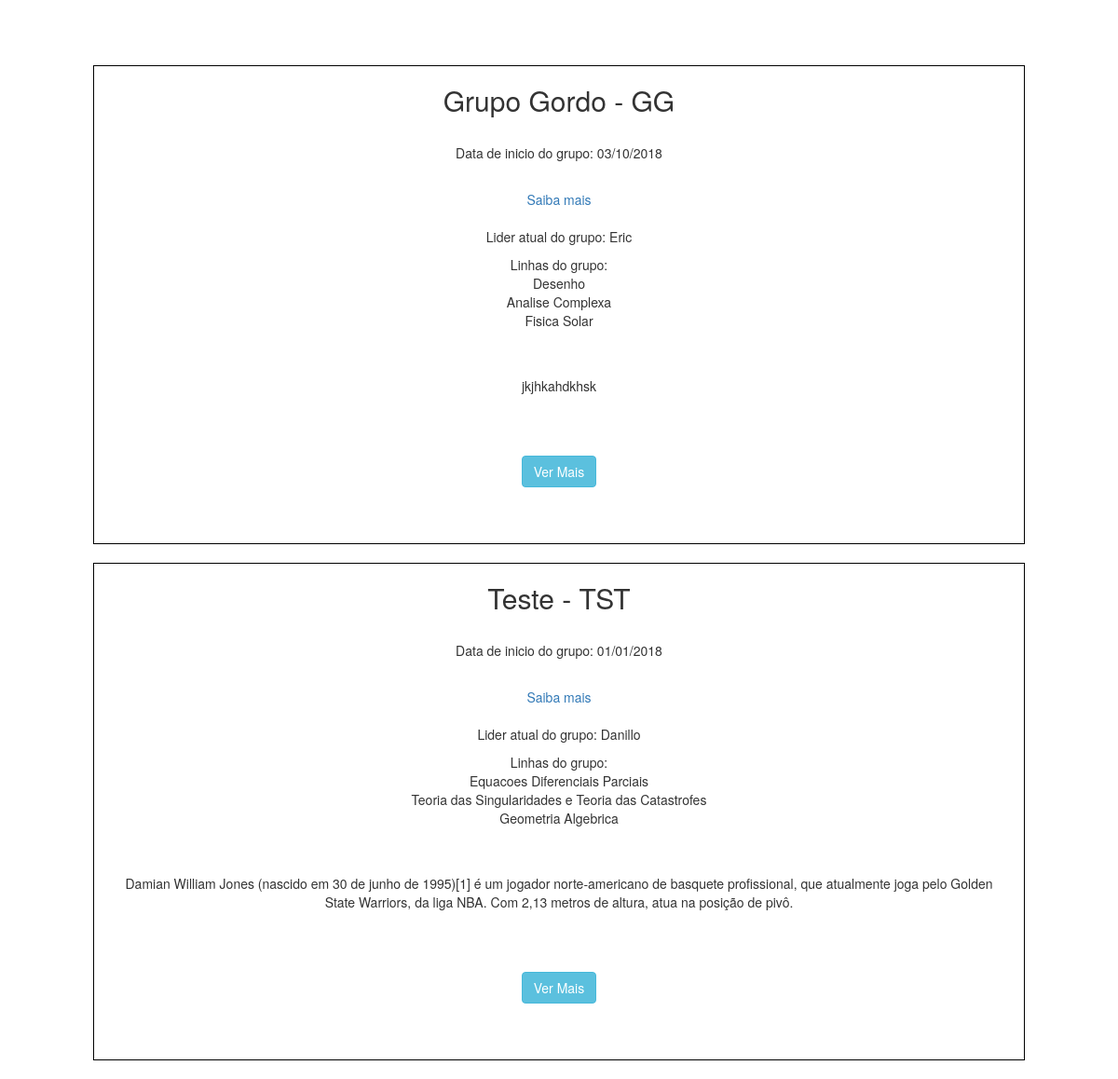
The app's page /Codigos/PHP/inicial.php with its own data.
### tables this page shows
CREATE TABLE IF NOT EXISTS `grupo_pesquisa` (
  `id` int(11) NOT NULL AUTO_INCREMENT,
  `nome` varchar(120) NOT NULL,
  `sigla` varchar(8) NOT NULL,
  `lattes` varchar(120) DEFAULT NULL,
  `email` varchar(120) DEFAULT NULL,
  `descricao` text,
  `data_inicio` date NOT NULL,
  `ativacao` tinyint(1) DEFAULT NULL,
  `id_lider` int(11) NOT NULL,
  PRIMARY KEY (`id`),
  KEY `id_lider` (`id_lider`)
);

CREATE TABLE IF NOT EXISTS `usuarios` (
  `id` int(11) NOT NULL AUTO_INCREMENT,
  `prontuario` varchar(9) NOT NULL,
  `nome` varchar(120) DEFAULT NULL,
  `senha` varchar(64) NOT NULL,
  `email` varchar(120) NOT NULL,
  `lattes` varchar(120) DEFAULT NULL,
  `alteracao` date DEFAULT NULL,
  `adm` tinyint(1) NOT NULL,
  `chave` varchar(64) NOT NULL,
  PRIMARY KEY (`id`)
);

### Codigos/PHP/inicial.php (the view, shortened to what this page needs)
<!DOCTYPE html>
<html>
<head>
	<?php include("conexao.php");
        $consulta = "SELECT gp.id, gp.nome,sigla,id_lider,data_inicio,descricao,gp.lattes as link_grupo,u.nome as lider FROM grupo_pesquisa as gp,usuarios as u WHERE ativacao = 1 and id_lider = u.id";
        $con = $mysqli->query($consulta) or die ($mysqli->error);
  ?>
	  <link rel="stylesheet" href="https://maxcdn.bootstrapcdn.com/bootstrap/3.3.7/css/bootstrap.min.css">
	  <link href="//netdna.bootstrapcdn.com/twitter-bootstrap/2.3.2/css/bootstrap-combined.min.css" rel="stylesheet" id="bootstrap-css">
	  <link rel="stylesheet" type="text/css" href="../CSS/test.css">
</head>
<body onload="barra()">
	<div class="container">
    <div class="row">
        <div class="center-box">
             <?php
        while($dados = $con->fetch_array()){?>
                    <div class="borda">
                                <h2><?php echo $dados["nome"]." - ". $dados["sigla"]; ?></h2>
                                <br>
                                <p>Data de inicio do grupo: <?php echo date('d/m/Y', strtotime($dados["data_inicio"])); ?></p>
                                <br>
                                <?php echo "<a href='".$dados["link_grupo"]."'>Saiba mais</a>"; ?>
                                <br><br>
                                <p>Lider atual do grupo: <?php echo $dados["lider"]; ?></p>
                                <?php
                                    $id = $dados["id"];
                                    $querry = "SELECT `nome_especialidade` as linha FROM `especialidade`,grupos_linhas WHERE cod_especialidade = fk_cod_linha and fk_cod_grupo = '$id'";
                                    $code = $mysqli->query($querry) or die ($mysqli->error);
                                    echo "<p>Linhas do grupo: <br>";
                                    while ($linha = $code->fetch_array()) {
                                        echo $linha["linha"]."<br>";
                                    }
                                    echo "</p>";
                                 ?>
                                <br><br>
                                <div class="text">
                                    <p><?php echo $dados["descricao"]; ?></p>
                                </div>
                                <br><br>
                                <div>
                                    <?php
                                        echo "<a href=\"mostra_grupo.php?id=".$dados["id"]."\"><button \" class=\"btn btn-info btn-center\">Ver Mais</button></a>";
                                     ?>
                                </div>
                                <br><br><br>
                            </div>
                            <br>
                        <?php } ?>
        </div>
    </div>
</div>
</body>
</html>

### Codigos/CSS/test.css (style rules this page uses)
.center-box { position:absolute; top:50px; right:0; bottom:0; left:0; z-index:99; margin-left:auto; margin-right: auto; margin-top: 20px; height:1000px; width:1000px; text-align:center; }
.borda { border:1px solid #000; }
.text { margin-left: 25px; margin-right:25px; margin-bottom:25px; }

### records on screen
grupo_pesquisa: nome "Grupo Gordo", sigla "GG", data_inicio "03/10/2018", id_lider.nome "Eric", linha "Desenho", linha "Analise Complexa", linha "Fisica Solar", descricao "jkjhkahdkhsk"
grupo_pesquisa: nome "Teste", sigla "TST", data_inicio "01/01/2018", id_lider.nome "Danillo", linha "Equacoes Diferenciais Parciais", linha "Teoria das Singularidades e Teoria das Catastrofes", linha "Geometria Algebrica", descricao "Damian William Jones (nascido em 30 de junho de 1995)[1] é um jogador norte-americano de basquete profissional, que atualmente joga pelo Golden State Warriors, da liga NBA. Com 2,13 metros de altura, atua na posição de pivô."
